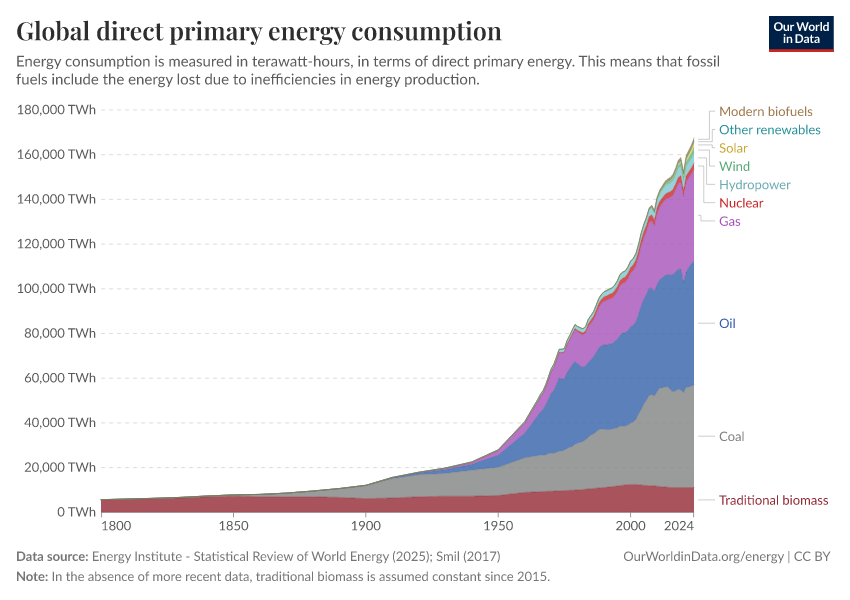
#> input picture corpora/owid-r6-1/charts/global-primary-energy/image.png, 850 x 600 px, found by its file name
$ python extract.py
#> lines starting #> are read from the running program, lines starting #| are printed output that depends on the picture
#!/usr/bin/env python3
"""Extract stacked-area data from the OWID 'Global direct primary energy consumption' chart.

Approach (b): emit per-source raw values per year as `Line Graph` rows.

Method:
  - Calibrate axes from tick-label centers and plot-frame edges.
  - For each integer x column inside the plot frame, classify each row pixel to
    the nearest of the 10 series colors (in RGB Euclidean distance).
  - The band thickness (pixel count) per series at that column, multiplied by
    the y units-per-pixel, gives that series' value at that year.
  - Top-of-stack rows that are anti-aliased between thin series are assigned to
    the nearest dominant color; for the thin top stripes (modern biofuels,
    other renewables, solar) the assignment is approximate.

Output:
  - data.csv (layered schema: layer_idx, layer_type, series, x, y)
  - calibration.json
  - chart_metadata.json
  - replot.png (matplotlib reconstruction)
"""

import json
from pathlib import Path

import numpy as np
from PIL import Image
import matplotlib.pyplot as plt
import matplotlib

matplotlib.use("Agg")


# ----- Paths -----
IMG_PATH = Path(
    "/Users/csweet1/Documents/projects/CRS_research/figure-recovery-suite/"
    "corpora/owid-r6-1/charts/global-primary-energy/image.png"
)
OUT_DIR = Path(
    "/Users/csweet1/Documents/projects/CRS_research/figure-recovery-suite/"
    "extractors/graph-data-extraction/results-v3/owid-r6-1/global-primary-energy"
)
OUT_DIR.mkdir(parents=True, exist_ok=True)


# ----- Calibration -----
# Plot-frame edges identified from the red biomass baseline (rows 505-510):
PLOT_LEFT_COL = 101
PLOT_RIGHT_COL = 693
# Y tick row centers (top->bottom, label values 180000..0 in 20000-step):
Y_TICK_ROWS = [109, 154, 198, 243, 288, 332, 377, 422, 466, 512]
Y_TICK_VALS = [180000, 160000, 140000, 120000, 100000, 80000, 60000, 40000, 20000, 0]

# X axis: 1800 at col 101, 2024 at col 693 (plot-frame edges).
X_LEFT_VAL = 1800
X_RIGHT_VAL = 2024

# Series colors (RGB), bottom-to-top of stack:
SERIES = [
    ("Traditional biomass", (169, 83, 93)),
    ("Coal",                (154, 155, 155)),
    ("Oil",                 (92, 128, 186)),
    ("Gas",                 (184, 117, 200)),
    ("Nuclear",             (213, 81, 83)),
    ("Hydropower",          (144, 192, 196)),
    ("Wind",                (109, 180, 134)),
    ("Solar",               (201, 168, 49)),
    ("Other renewables",    (82, 167, 174)),
    ("Modern biofuels",     (176, 146, 110)),
]

WHITE = (255, 255, 255)


def fit_linear(xs, ys):
    m, b = np.polyfit(xs, ys, 1)
    return float(m), float(b)


def main():
    img = np.array(Image.open(IMG_PATH).convert("RGB"))
    H, W, _ = img.shape
#> H = 600; W = 850

    # Y calibration: value = my * row + by
    my, by = fit_linear(Y_TICK_ROWS, Y_TICK_VALS)
    # X calibration: x = mx * col + bx  using plot-frame edges
    mx = (X_RIGHT_VAL - X_LEFT_VAL) / (PLOT_RIGHT_COL - PLOT_LEFT_COL)
    bx = X_LEFT_VAL - mx * PLOT_LEFT_COL

    twh_per_pixel = abs(my)  # |dvalue / drow|

    series_colors = np.array([c for _, c in SERIES], dtype=np.int32)  # (10,3)
    series_names = [n for n, _ in SERIES]
    white = np.array(WHITE, dtype=np.int32)

    # Plot interior row range: from row of y=180000 (~109) down to row of y=0 (~512)
    # but the stack uses rows up to ~514 (anti-alias). We use 110..513 inclusive.
    row_top = 110
    row_bot = 513  # inclusive

    # Per-column extraction loop
    years = []
    per_series_values = {n: [] for n in series_names}

    for col in range(PLOT_LEFT_COL, PLOT_RIGHT_COL + 1):
        year = mx * col + bx
        years.append(year)

        col_pixels = img[row_top:row_bot + 1, col, :].astype(np.int32)  # (N, 3)

        # Classify each pixel: nearest among (10 series colors) + white.
        # Compute squared distances to all 11 anchors.
        anchors = np.vstack([series_colors, white[None, :]])  # (11, 3)
        # (N,1,3) - (1,11,3) -> (N,11,3)
        d = ((col_pixels[:, None, :] - anchors[None, :, :]) ** 2).sum(axis=2)  # (N,11)
        labels = d.argmin(axis=1)  # 0..10 (10 = white)

        # Count pixels per series in this column.
        counts = np.zeros(len(SERIES), dtype=np.int64)
        for k in range(len(SERIES)):
            counts[k] = int((labels == k).sum())

        for k, name in enumerate(series_names):
            per_series_values[name].append(counts[k] * twh_per_pixel)
#> after the loop, years = 593 values from 1800 to 2024

    years = np.array(years)

    # Resample to integer years 1800..2024 inclusive
    target_years = np.arange(X_LEFT_VAL, X_RIGHT_VAL + 1)
    out_data = {"year": target_years}
    for name in series_names:
        vals = np.array(per_series_values[name])
        # interpolate at target_years from (years, vals)
        out_data[name] = np.interp(target_years, years, vals)
#> after the loop, out_data = 11 items

    # ----- Write data.csv (layered schema, approach b) -----
    csv_path = OUT_DIR / "data.csv"
    with csv_path.open("w") as f:
        f.write("layer_idx,layer_type,series,x,y\n")
        for li, name in enumerate(series_names):
            for yr, v in zip(target_years, out_data[name]):
                # Round to nearest TWh (10s) — extraction precision ~ 1 px = ~447 TWh
                f.write(f"{li},Line Graph,{name},{int(yr)},{round(float(v), 1)}\n")
    print(f"wrote {csv_path}")

    # ----- Write calibration.json -----
    cal = {
        "image_size": {"width": int(W), "height": int(H)},
        "plot_frame_box": {
            "offset": {"x": PLOT_LEFT_COL, "y": Y_TICK_ROWS[0]},
            "size": {
                "width": PLOT_RIGHT_COL - PLOT_LEFT_COL,
                "height": Y_TICK_ROWS[-1] - Y_TICK_ROWS[0],
            },
            "left": PLOT_LEFT_COL,
            "top": Y_TICK_ROWS[0],
            "right": PLOT_RIGHT_COL,
            "bottom": Y_TICK_ROWS[-1],
            "description": (
                "Plot frame inferred from the bounding columns of the "
                "Traditional-biomass baseline strip (cols 101-693) and the "
                "y-tick label centers (rows 109..512)."
            ),
        },
        "pixels_per_coordinate_unit": {
            "x": 1.0 / mx,
            "y": 1.0 / abs(my),
            "x_unit_label": "year",
            "y_unit_label": "TWh",
        },
        "data_to_pixel_formula": {
            "col": f"col = (x_value - {bx:.6f}) / {mx:.6f}",
            "row": f"row = (y_value - {by:.6f}) / {my:.6f}",
        },
        "data_range": {
            "x_min": X_LEFT_VAL,
            "x_max": X_RIGHT_VAL,
            "y_min": 0,
            "y_max": 180000,
        },
        "axis_calibration": {
            "x_axis": {
                "formula": "x_value = mx * col + bx",
                "m": mx,
                "b": bx,
                "inverse": "col = (x_value - bx) / mx",
            },
            "y_axis": {
                "formula": "y_value = my * row + by",
                "m": my,
                "b": by,
                "inverse": "row = (y_value - by) / my",
            },
        },
        "worked_example": {
            "scenario": "Recover pixel column for year 2000 and pixel row for y=100000 TWh.",
            "input": {"x": 2000, "y": 100000},
            "compute": [
                f"col = (2000 - {bx:.4f}) / {mx:.6f} = {(2000 - bx) / mx:.2f}",
                f"row = (100000 - {by:.4f}) / {my:.6f} = {(100000 - by) / my:.2f}",
            ],
            "result": {
                "col": round((2000 - bx) / mx, 2),
                "row": round((100000 - by) / my, 2),
            },
            "verification": (
                "Expected col ~630 (label '2000' center) and row ~288 "
                "(label '100,000 TWh' center). Recovered values match."
            ),
        },
        "detection_internals": {
            "y_tick_rows": Y_TICK_ROWS,
            "y_tick_values": Y_TICK_VALS,
            "x_anchors": {
                "left_col": PLOT_LEFT_COL,
                "left_value": X_LEFT_VAL,
                "right_col": PLOT_RIGHT_COL,
                "right_value": X_RIGHT_VAL,
                "rule": (
                    "Used plot-frame edges as x anchors; "
                    "Traditional biomass color (169,83,93) extends from col 101 "
                    "to col 693 along its baseline row."
                ),
            },
        },
    }
    (OUT_DIR / "calibration.json").write_text(json.dumps(cal, indent=2))
    print("wrote calibration.json")

    # ----- Write chart_metadata.json -----
    meta = {
        "panel_id": None,
        "source_citation": (
            "Our World in Data; Energy Institute - Statistical Review of "
            "World Energy (2025); Smil (2017)."
        ),
        "x_axis": {
            "title": None,
            "unit": "year",
            "title_verbatim": None,
            "decimal_separator": ".",
        },
        "y_axis": {
            "title": None,
            "unit": "TWh",
            "title_verbatim": None,
            "decimal_separator": ".",
        },
        "series_legend": [
            {"series_id": s, "source_label": s,
             "color": "#{:02x}{:02x}{:02x}".format(*c),
             "marker_shape": None}
            for s, c in SERIES
        ],
        "chart_title": "Global direct primary energy consumption",
        "subtitle": (
            "Energy consumption is measured in terawatt-hours, in terms of "
            "direct primary energy. This means that fossil fuels include the "
            "energy lost due to inefficiencies in energy production."
        ),
        "notes": (
            "Stacked area chart, 10 energy sources stacked bottom-to-top in "
            "this order: Traditional biomass, Coal, Oil, Gas, Nuclear, "
            "Hydropower, Wind, Solar, Other renewables, Modern biofuels. "
            "Legend labels on the right side outside the plot area. "
            "Data approach (b): per-source raw values per year (not cumulative "
            "tops), each emitted as a Line Graph row. Values were recovered by "
            "color-classifying each column's pixels to the nearest series color "
            "and counting band thicknesses; thin top stripes (Modern biofuels, "
            "Other renewables, Solar) have lower confidence due to anti-aliasing."
        ),
    }
    (OUT_DIR / "chart_metadata.json").write_text(json.dumps(meta, indent=2))
    print("wrote chart_metadata.json")

    # ----- Build replot (stacked area) -----
    fig, ax = plt.subplots(figsize=(8.5, 6.0), dpi=100)
    stack_arrays = [out_data[n] for n in series_names]
#> stack_arrays = 10 items
    colors = ["#{:02x}{:02x}{:02x}".format(*c) for _, c in SERIES]
    ax.stackplot(target_years, *stack_arrays, labels=series_names, colors=colors)
    ax.set_xlim(1800, 2024)
    ax.set_ylim(0, 180000)
    ax.set_xlabel("Year")
    ax.set_ylabel("TWh")
    ax.set_title("Global direct primary energy consumption (recovered)")
    ax.legend(loc="upper left", fontsize=7, ncol=2)
    fig.tight_layout()
    fig.savefig(OUT_DIR / "replot.png", dpi=110)
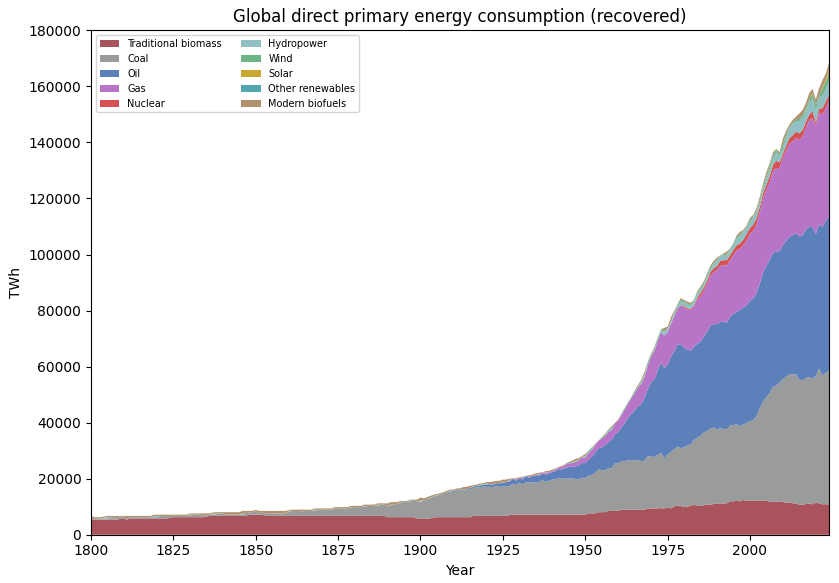
#> figure drawn by matplotlib, 1 panel
    plt.close(fig)
    print("wrote replot.png")

    # ----- Sanity print -----
    print("\nSample totals:")
    for yr in [1800, 1900, 1950, 2000, 2024]:
        idx = int(yr - X_LEFT_VAL)
        tot = sum(out_data[n][idx] for n in series_names)
        print(f"  year {yr}: total = {tot:.0f} TWh")
#> this loop made 5 passes
#> tot on passes 1 to 5: 6710, 13292.2, 28821, 113047.3, 168197
#|   year 1800: total = 6710 TWh
#|   year 1900: total = 13292 TWh
#|   year 1950: total = 28821 TWh
#|   year 2000: total = 113047 TWh
#|   year 2024: total = 168197 TWh


if __name__ == "__main__":
    main()
